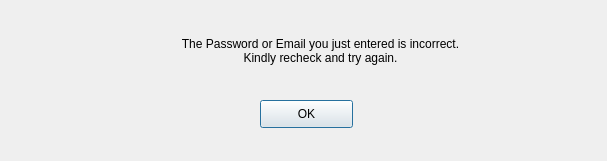
<?xml version="1.0" encoding="UTF-8"?>
<ui version="4.0">
 <class>Dialog</class>
 <widget class="QDialog" name="Dialog">
  <property name="windowModality">
   <enum>Qt::WindowModal</enum>
  </property>
  <property name="geometry">
   <rect>
    <x>0</x>
    <y>0</y>
    <width>607</width>
    <height>161</height>
   </rect>
  </property>
  <property name="windowTitle">
   <string>Oops!!!</string>
  </property>
  <widget class="QLabel" name="label">
   <property name="geometry">
    <rect>
     <x>160</x>
     <y>20</y>
     <width>321</width>
     <height>61</height>
    </rect>
   </property>
   <property name="text">
    <string>The Password or Email you just entered is incorrect.
Kindly recheck and try again.</string>
   </property>
   <property name="alignment">
    <set>Qt::AlignCenter</set>
   </property>
  </widget>
  <widget class="QPushButton" name="pushButton">
   <property name="geometry">
    <rect>
     <x>260</x>
     <y>100</y>
     <width>93</width>
     <height>28</height>
    </rect>
   </property>
   <property name="text">
    <string>OK</string>
   </property>
  </widget>
 </widget>
 <resources/>
 <connections/>
</ui>
